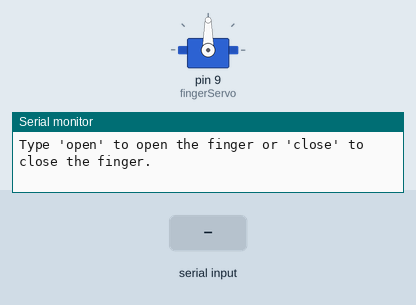
Simulated run of this sketch. Board: Arduino Uno, built with avr-gcc and run on an emulated ATmega328P. Parts: servo, the last lines printed to the serial monitor. Inputs (shaded band) come from the test bench.

Above: at 1.2 s.
1.3 s: "open\n" received over Serial
At 2.4 s:
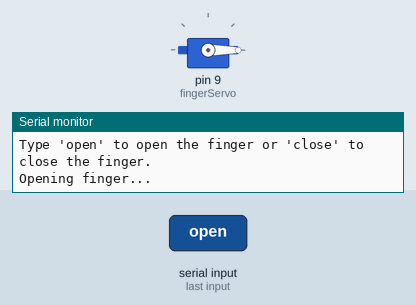
2.8 s: "close\n" received over Serial
At 3.6 s:
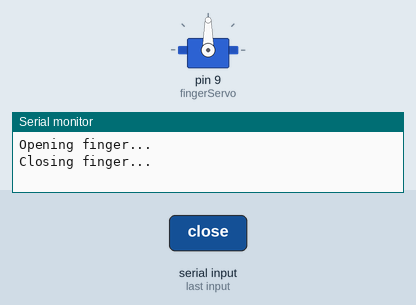
Timing chart, 0 to 5.8 s (numbered marks = the images above; inputs shaded):
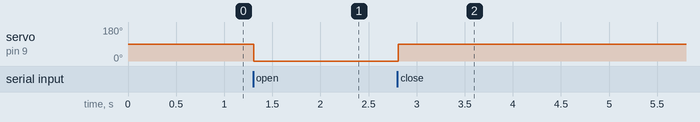

Measured:
- after the input at 1.3 s, servo on pin 9 (fingerServo): 90° → 0° at once
- after the input at 2.8 s, servo on pin 9 (fingerServo): 0° → 90° at once

The sketch:

glove.ino
```cpp
#include <Servo.h>  // Include the Servo library

Servo fingerServo;  // Create a Servo object to control the servo motor

int openAngle = 0;    // Angle to open the finger (0 degrees)
int closeAngle = 90;  // Angle to close the finger (90 degrees)

void setup() {
  // Attach the servo to pin 9
  fingerServo.attach(9);
  Serial.begin(9600);    // Start serial communication
  Serial.println("Type 'open' to open the finger or 'close' to close the finger.");
}

void loop() {
  if (Serial.available() > 0) {  // Check if there is incoming data from the Serial Monitor
    String command = Serial.readStringUntil('\n');  // Read the command until a newline is received
    command.trim();  // Remove any leading or trailing whitespace

    if (command == "close") {
      Serial.println("Closing finger...");
      fingerServo.write(closeAngle);  // Close the finger (servo to 90 degrees)
    }
    else if (command == "open") {
      Serial.println("Opening finger...");
      fingerServo.write(openAngle);  // Open the finger (servo to 0 degrees)
    }
    else {
      Serial.println("Invalid command. Type 'open' or 'close'.");
    }
  }
}
```
